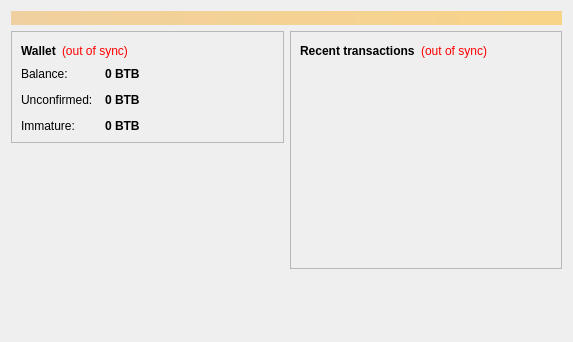
<?xml version="1.0" encoding="UTF-8"?>
<ui version="4.0">
 <class>OverviewPage</class>
 <widget class="QWidget" name="OverviewPage">
  <property name="geometry">
   <rect>
    <x>0</x>
    <y>0</y>
    <width>573</width>
    <height>342</height>
   </rect>
  </property>
  <property name="windowTitle">
   <string>Form</string>
  </property>
  <layout class="QVBoxLayout" name="topLayout">
   <item>
    <widget class="QLabel" name="labelAlerts">
     <property name="visible">
      <bool>false</bool>
     </property>
     <property name="styleSheet">
      <string notr="true">background-color: qlineargradient(x1: 0, y1: 0, x2: 1, y2: 0, stop:0 #F0D0A0, stop:1 #F8D488); color:#000000;</string>
     </property>
     <property name="wordWrap">
      <bool>true</bool>
     </property>
     <property name="margin">
      <number>3</number>
     </property>
    </widget>
   </item>
   <item>
    <layout class="QHBoxLayout" name="horizontalLayout" stretch="1,1">
     <item>
      <layout class="QVBoxLayout" name="verticalLayout_2">
       <item>
        <widget class="QFrame" name="frame">
         <property name="frameShape">
          <enum>QFrame::StyledPanel</enum>
         </property>
         <property name="frameShadow">
          <enum>QFrame::Raised</enum>
         </property>
         <layout class="QVBoxLayout" name="verticalLayout_4">
          <item>
           <layout class="QHBoxLayout" name="horizontalLayout_4">
            <item>
             <widget class="QLabel" name="label_5">
              <property name="font">
               <font>
                <weight>75</weight>
                <bold>true</bold>
               </font>
              </property>
              <property name="text">
               <string>Wallet</string>
              </property>
             </widget>
            </item>
            <item>
             <widget class="QLabel" name="labelWalletStatus">
              <property name="toolTip">
               <string>The displayed information may be out of date. Your wallet automatically synchronizes with the Bitcoinbank network after a connection is established, but this process has not completed yet.</string>
              </property>
              <property name="styleSheet">
               <string notr="true">QLabel { color: red; }</string>
              </property>
              <property name="text">
               <string notr="true">(out of sync)</string>
              </property>
              <property name="alignment">
               <set>Qt::AlignLeading|Qt::AlignLeft|Qt::AlignVCenter</set>
              </property>
             </widget>
            </item>
            <item>
             <spacer name="horizontalSpacer_2">
              <property name="orientation">
               <enum>Qt::Horizontal</enum>
              </property>
              <property name="sizeHint" stdset="0">
               <size>
                <width>40</width>
                <height>20</height>
               </size>
              </property>
             </spacer>
            </item>
           </layout>
          </item>
          <item>
           <layout class="QFormLayout" name="formLayout_2">
            <property name="fieldGrowthPolicy">
             <enum>QFormLayout::AllNonFixedFieldsGrow</enum>
            </property>
            <property name="horizontalSpacing">
             <number>12</number>
            </property>
            <property name="verticalSpacing">
             <number>12</number>
            </property>
            <item row="0" column="0">
             <widget class="QLabel" name="label">
              <property name="text">
               <string>Balance:</string>
              </property>
             </widget>
            </item>
            <item row="0" column="1">
             <widget class="QLabel" name="labelBalance">
              <property name="font">
               <font>
                <weight>75</weight>
                <bold>true</bold>
               </font>
              </property>
              <property name="cursor">
               <cursorShape>IBeamCursor</cursorShape>
              </property>
              <property name="toolTip">
               <string>Your current balance</string>
              </property>
              <property name="text">
               <string notr="true">0 BTB</string>
              </property>
              <property name="textInteractionFlags">
               <set>Qt::LinksAccessibleByMouse|Qt::TextSelectableByKeyboard|Qt::TextSelectableByMouse</set>
              </property>
             </widget>
            </item>
            <item row="1" column="0">
             <widget class="QLabel" name="label_3">
              <property name="text">
               <string>Unconfirmed:</string>
              </property>
             </widget>
            </item>
            <item row="1" column="1">
             <widget class="QLabel" name="labelUnconfirmed">
              <property name="font">
               <font>
                <weight>75</weight>
                <bold>true</bold>
               </font>
              </property>
              <property name="cursor">
               <cursorShape>IBeamCursor</cursorShape>
              </property>
              <property name="toolTip">
               <string>Total of transactions that have yet to be confirmed, and do not yet count toward the current balance</string>
              </property>
              <property name="text">
               <string notr="true">0 BTB</string>
              </property>
              <property name="textInteractionFlags">
               <set>Qt::LinksAccessibleByMouse|Qt::TextSelectableByKeyboard|Qt::TextSelectableByMouse</set>
              </property>
             </widget>
            </item>
            <item row="2" column="0">
             <widget class="QLabel" name="labelImmatureText">
              <property name="text">
               <string>Immature:</string>
              </property>
             </widget>
            </item>
            <item row="2" column="1">
             <widget class="QLabel" name="labelImmature">
              <property name="font">
               <font>
                <weight>75</weight>
                <bold>true</bold>
               </font>
              </property>
              <property name="toolTip">
               <string>Mined balance that has not yet matured</string>
              </property>
              <property name="text">
               <string notr="true">0 BTB</string>
              </property>
              <property name="textInteractionFlags">
               <set>Qt::LinksAccessibleByMouse|Qt::TextSelectableByKeyboard|Qt::TextSelectableByMouse</set>
              </property>
             </widget>
            </item>
           </layout>
          </item>
         </layout>
        </widget>
       </item>
       <item>
        <spacer name="verticalSpacer">
         <property name="orientation">
          <enum>Qt::Vertical</enum>
         </property>
         <property name="sizeHint" stdset="0">
          <size>
           <width>20</width>
           <height>40</height>
          </size>
         </property>
        </spacer>
       </item>
      </layout>
     </item>
     <item>
      <layout class="QVBoxLayout" name="verticalLayout_3">
       <item>
        <widget class="QFrame" name="frame_2">
         <property name="frameShape">
          <enum>QFrame::StyledPanel</enum>
         </property>
         <property name="frameShadow">
          <enum>QFrame::Raised</enum>
         </property>
         <layout class="QVBoxLayout" name="verticalLayout">
          <item>
           <layout class="QHBoxLayout" name="horizontalLayout_2">
            <item>
             <widget class="QLabel" name="label_4">
              <property name="text">
               <string>&lt;b&gt;Recent transactions&lt;/b&gt;</string>
              </property>
             </widget>
            </item>
            <item>
             <widget class="QLabel" name="labelTransactionsStatus">
              <property name="toolTip">
               <string>The displayed information may be out of date. Your wallet automatically synchronizes with the Bitcoinbank network after a connection is established, but this process has not completed yet.</string>
              </property>
              <property name="styleSheet">
               <string notr="true">QLabel { color: red; }</string>
              </property>
              <property name="text">
               <string notr="true">(out of sync)</string>
              </property>
              <property name="alignment">
               <set>Qt::AlignRight|Qt::AlignTrailing|Qt::AlignVCenter</set>
              </property>
             </widget>
            </item>
            <item>
             <spacer name="horizontalSpacer">
              <property name="orientation">
               <enum>Qt::Horizontal</enum>
              </property>
              <property name="sizeHint" stdset="0">
               <size>
                <width>40</width>
                <height>20</height>
               </size>
              </property>
             </spacer>
            </item>
           </layout>
          </item>
          <item>
           <widget class="QListView" name="listTransactions">
            <property name="styleSheet">
             <string notr="true">QListView { background: transparent; }</string>
            </property>
            <property name="frameShape">
             <enum>QFrame::NoFrame</enum>
            </property>
            <property name="verticalScrollBarPolicy">
             <enum>Qt::ScrollBarAlwaysOff</enum>
            </property>
            <property name="horizontalScrollBarPolicy">
             <enum>Qt::ScrollBarAlwaysOff</enum>
            </property>
            <property name="selectionMode">
             <enum>QAbstractItemView::NoSelection</enum>
            </property>
           </widget>
          </item>
         </layout>
        </widget>
       </item>
       <item>
        <spacer name="verticalSpacer_2">
         <property name="orientation">
          <enum>Qt::Vertical</enum>
         </property>
         <property name="sizeHint" stdset="0">
          <size>
           <width>20</width>
           <height>40</height>
          </size>
         </property>
        </spacer>
       </item>
      </layout>
     </item>
    </layout>
   </item>
  </layout>
 </widget>
 <resources/>
 <connections/>
</ui>
